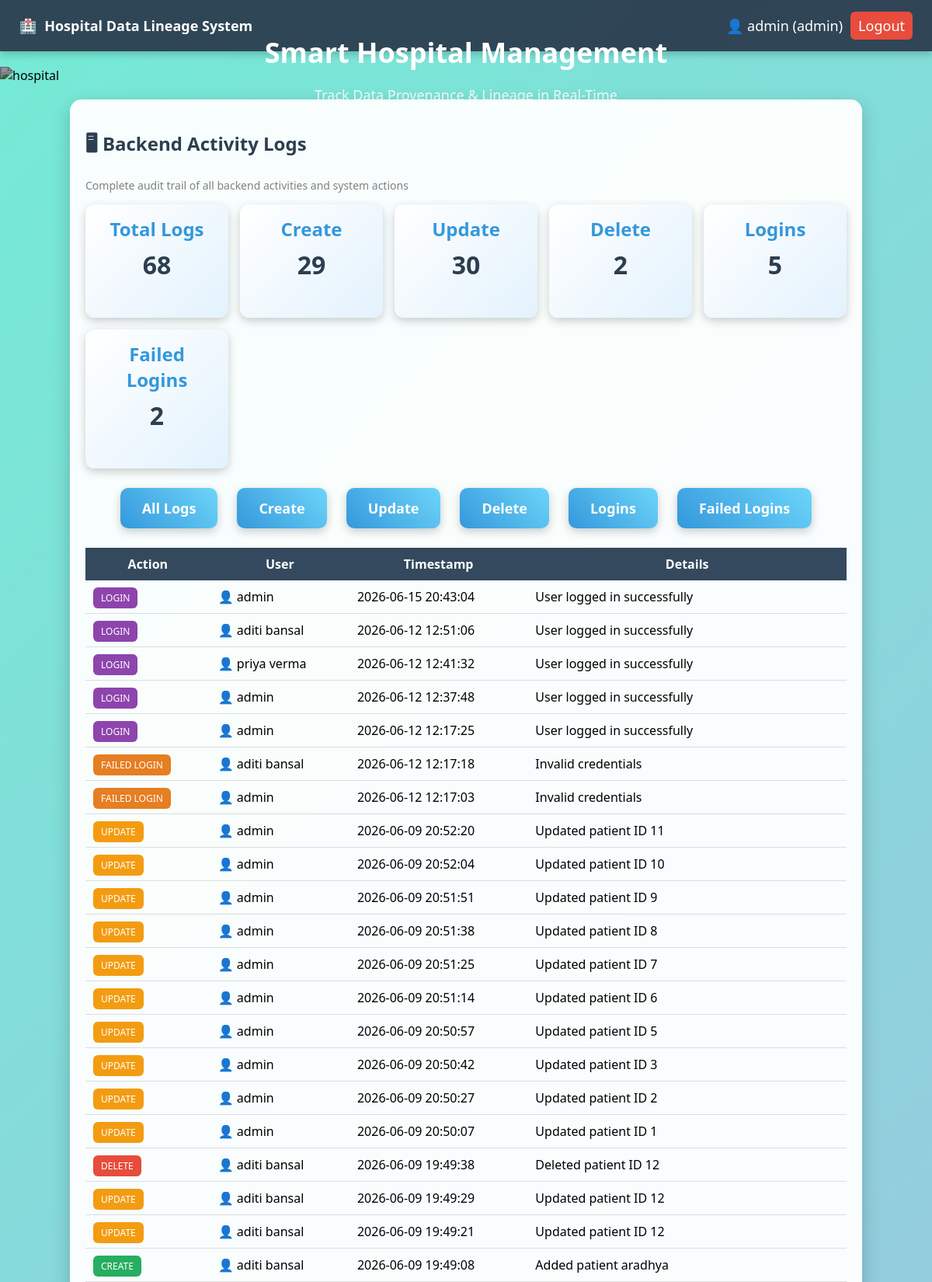
/activity_logs (signed in, upper part), run on the app's committed database.
### tables this page shows
CREATE TABLE activity_log (
        id INTEGER PRIMARY KEY AUTOINCREMENT,
        action TEXT,
        user TEXT,
        timestamp TEXT,
        details TEXT
    );

### app.py (the view)
@app.route('/activity_logs')
def activity_logs():
    if 'user' not in session:
        return redirect('/')
    conn = get_db()
    cur = conn.cursor()
    cur.execute("SELECT COUNT(*) AS count FROM activity_log")
    total_logs = cur.fetchone()['count']
    cur.execute("SELECT COUNT(*) AS count FROM activity_log WHERE action='CREATE'")
    create_count = cur.fetchone()['count']
    cur.execute("SELECT COUNT(*) AS count FROM activity_log WHERE action='UPDATE'")
    update_count = cur.fetchone()['count']
    cur.execute("SELECT COUNT(*) AS count FROM activity_log WHERE action='DELETE'")
    delete_count = cur.fetchone()['count']
    cur.execute("SELECT COUNT(*) AS count FROM activity_log WHERE action='LOGIN'")
    login_count = cur.fetchone()['count']
    cur.execute("SELECT COUNT(*) AS count FROM activity_log WHERE action='FAILED_LOGIN'")
    failed_login_count = cur.fetchone()['count']
    action = request.args.get('action')
    if action:
        cur.execute(
            """
            SELECT *
            FROM activity_log
            WHERE action=?
            ORDER BY timestamp DESC
            """,
            (action,)
        )
    else:
        cur.execute(
            """
            SELECT *
            FROM activity_log
            ORDER BY timestamp DESC
            """
        )
    logs = cur.fetchall()
    return render_template(
        'activity_logs.html',
        logs=logs,
        total_logs=total_logs,
        create_count=create_count,
        update_count=update_count,
        delete_count=delete_count,
        login_count=login_count,
        failed_login_count=failed_login_count
    )

### database.py (called while the page is built)
def get_db():
    conn = sqlite3.connect(DATABASE)
    conn.row_factory = sqlite3.Row
    conn.execute("PRAGMA foreign_keys = ON")
    return conn

### templates/activity_logs.html (shortened to what this page needs)
{% extends 'base.html' %}
{% block content %}
<div class="card">
<h2>🖥 Backend Activity Logs</h2>
<p class="subtitle">
    Complete audit trail of all backend activities and system actions
</p>
<div class="stats">
    <div class="stat-card">
        <h3>Total Logs</h3>
        <p>{{ total_logs }}</p>
    </div>
    <div class="stat-card">
        <h3>Create</h3>
        <p>{{ create_count }}</p>
    </div>
    <div class="stat-card">
        <h3>Update</h3>
        <p>{{ update_count }}</p>
    </div>
    <div class="stat-card">
        <h3>Delete</h3>
        <p>{{ delete_count }}</p>
    </div>
    <div class="stat-card">
        <h3>Logins</h3>
        <p>{{ login_count }}</p>
    </div>
    <div class="stat-card">
        <h3>Failed Logins</h3>
        <p>{{ failed_login_count }}</p>
    </div>
</div>
<div class="nav-buttons">
    <a href="/activity_logs">All Logs</a>
    <a href="/activity_logs?action=CREATE">
        Create
    </a>
    <a href="/activity_logs?action=UPDATE">
        Update
    </a>
    <a href="/activity_logs?action=DELETE">
        Delete
    </a>
    <a href="/activity_logs?action=LOGIN">
        Logins
    </a>
    <a href="/activity_logs?action=FAILED_LOGIN">
        Failed Logins
    </a>
</div>
<table>
<tr>
    <th>Action</th>
    <th>User</th>
    <th>Timestamp</th>
    <th>Details</th>
</tr>
{% for log in logs %}
<tr>
    <td>
        {% if log.action == 'CREATE' %}
            <span class="badge create">CREATE</span>
        {% elif log.action == 'UPDATE' %}
            <span class="badge update">UPDATE</span>
        {% elif log.action == 'DELETE' %}
            <span class="badge delete">DELETE</span>
        {% elif log.action == 'LOGIN' %}
    <span class="badge login">LOGIN</span>
        {% elif log.action == 'FAILED_LOGIN' %}
    <span class="badge failed-login">
        FAILED LOGIN
    </span>
        {% else %}
            {{ log.action }}
        {% endif %}
    </td>
    <td>👤 {{log.user}}</td>
    <td>{{log.timestamp}}</td>
    <td>{{log.details}}</td>
</tr>
{% endfor %}
</table>
<br>
</div>
{% endblock %}

### static/style.css (style rules this page uses)
body { margin: 0; font-family: 'Segoe UI', sans-serif; background: linear-gradient(135deg, #74ebd5, #ACB6E5); }
.card { background: rgba(255, 255, 255, 0.95); padding: 20px; margin-bottom: 20px; border-radius: 15px; backdrop-filter: blur(10px); box-shadow: 0 8px 25px rgba(0,0,0,0.2); transition: 0.3s; }
h2, h3 { color: #2c3e50; }
table { width: 100%; border-collapse: collapse; }
th { background: #34495e; color: white; padding: 10px; }
td { padding: 10px; border-bottom: 1px solid #ddd; }
.stats { display: grid; grid-template-columns: repeat(auto-fit, minmax(170px, 1fr)); gap: 15px; margin-bottom: 25px; }
.stat-card { background: linear-gradient(135deg, #ffffff, #e3f2fd); padding: 15px; border-radius: 12px; text-align: center; box-shadow: 0 4px 12px rgba(0,0,0,0.2); }
.stat-card h3 { font-size: 24px; color: #3498db; margin: 0; }
.stat-card p { margin-top: 8px; font-size: 32px; font-weight: bold; color: #2c3e50; }
.subtitle { color: gray; font-size: 14px; margin-bottom: 15px; }
.badge { padding: 5px 10px; border-radius: 6px; color: white; font-size: 12px; }
.badge.create { background: #27ae60; }
.badge.update { background: #f39c12; }
.badge.delete { background: #e74c3c; }
.badge.login { background: #8e44ad; }
.badge.failed-login { background: #e67e22; }
.nav-buttons { display: flex; justify-content: center; gap: 25px; margin: 25px 0; }
.nav-buttons a { background: linear-gradient(45deg, #3498db, #6dd5fa); color: white; text-decoration: none; padding: 14px 28px; border-radius: 10px; font-size: 18px; font-weight: bold; transition: 0.3s; box-shadow: 0 4px 12px rgba(0,0,0,0.2); }

### data on the page
activity_log: action "LOGIN", user "admin", timestamp "2026-06-15 20:43:04", details "User logged in successfully"
activity_log: action "LOGIN", user "aditi bansal", timestamp "2026-06-12 12:51:06", details "User logged in successfully"
activity_log: action "LOGIN", user "priya verma", timestamp "2026-06-12 12:41:32", details "User logged in successfully"
activity_log: action "LOGIN", user "admin", timestamp "2026-06-12 12:37:48", details "User logged in successfully"
activity_log: action "LOGIN", user "admin", timestamp "2026-06-12 12:17:25", details "User logged in successfully"
activity_log: action "FAILED LOGIN", user "aditi bansal", timestamp "2026-06-12 12:17:18", details "Invalid credentials"
activity_log: action "FAILED LOGIN", user "admin", timestamp "2026-06-12 12:17:03", details "Invalid credentials"
activity_log: action "UPDATE", user "admin", timestamp "2026-06-09 20:52:20", details "Updated patient ID 11"
activity_log: action "UPDATE", user "admin", timestamp "2026-06-09 20:52:04", details "Updated patient ID 10"
activity_log: action "UPDATE", user "admin", timestamp "2026-06-09 20:51:51", details "Updated patient ID 9"
activity_log: action "UPDATE", user "admin", timestamp "2026-06-09 20:51:38", details "Updated patient ID 8"
activity_log: action "UPDATE", user "admin", timestamp "2026-06-09 20:51:25", details "Updated patient ID 7"
activity_log: action "UPDATE", user "admin", timestamp "2026-06-09 20:51:14", details "Updated patient ID 6"
activity_log: action "UPDATE", user "admin", timestamp "2026-06-09 20:50:57", details "Updated patient ID 5"
activity_log: action "UPDATE", user "admin", timestamp "2026-06-09 20:50:42", details "Updated patient ID 3"
activity_log: action "UPDATE", user "admin", timestamp "2026-06-09 20:50:27", details "Updated patient ID 2"
activity_log: action "UPDATE", user "admin", timestamp "2026-06-09 20:50:07", details "Updated patient ID 1"
activity_log: action "DELETE", user "aditi bansal", timestamp "2026-06-09 19:49:38", details "Deleted patient ID 12"
activity_log: action "UPDATE", user "aditi bansal", timestamp "2026-06-09 19:49:29", details "Updated patient ID 12"
activity_log: action "UPDATE", user "aditi bansal", timestamp "2026-06-09 19:49:21", details "Updated patient ID 12"
activity_log: action "CREATE", user "aditi bansal", timestamp "2026-06-09 19:49:08", details "Added patient aradhya"

### other printed values
{{ session.user }} "admin"
{{ session.role }} "admin"
{{ total_logs }} "68"
{{ create_count }} "29"
{{ update_count }} "30"
{{ delete_count }} "2"
{{ login_count }} "5"
{{ failed_login_count }} "2"
